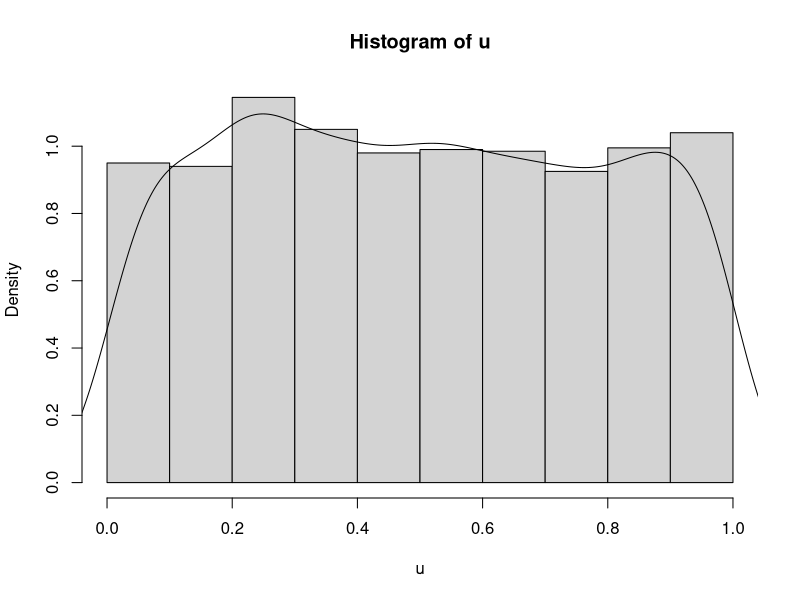
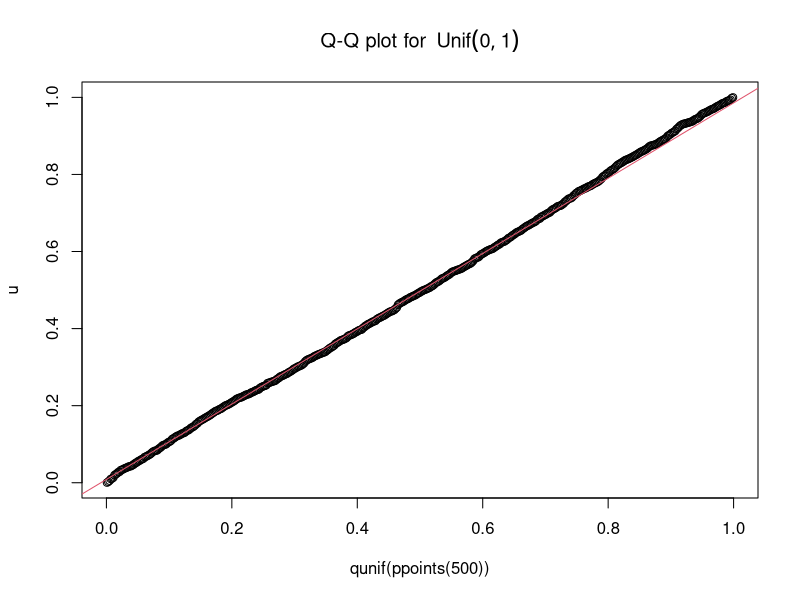
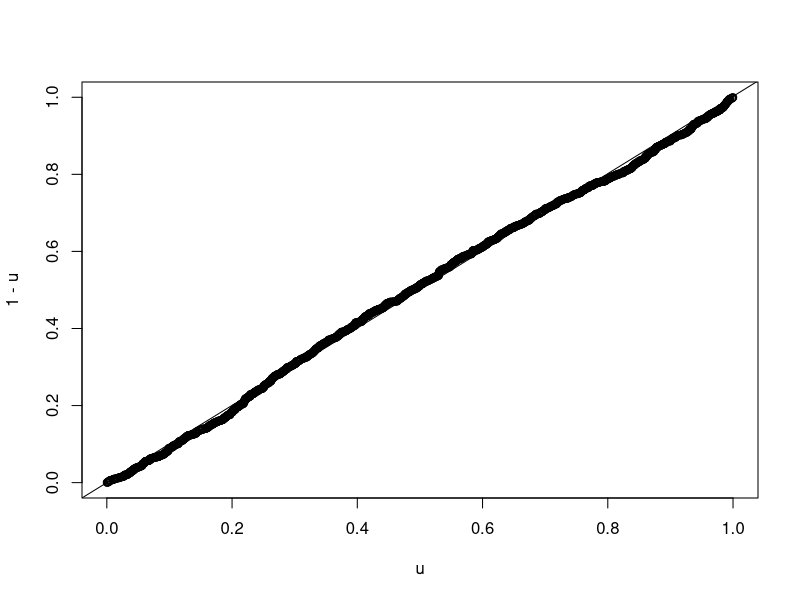
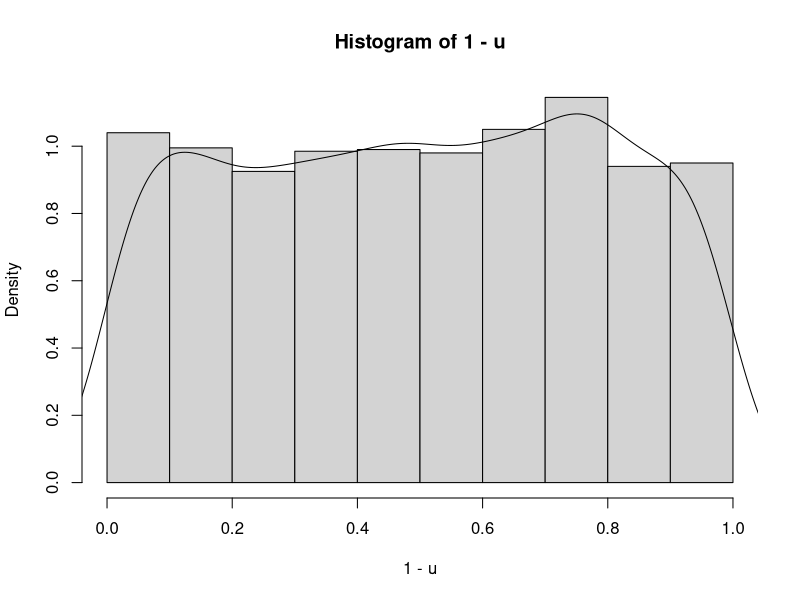
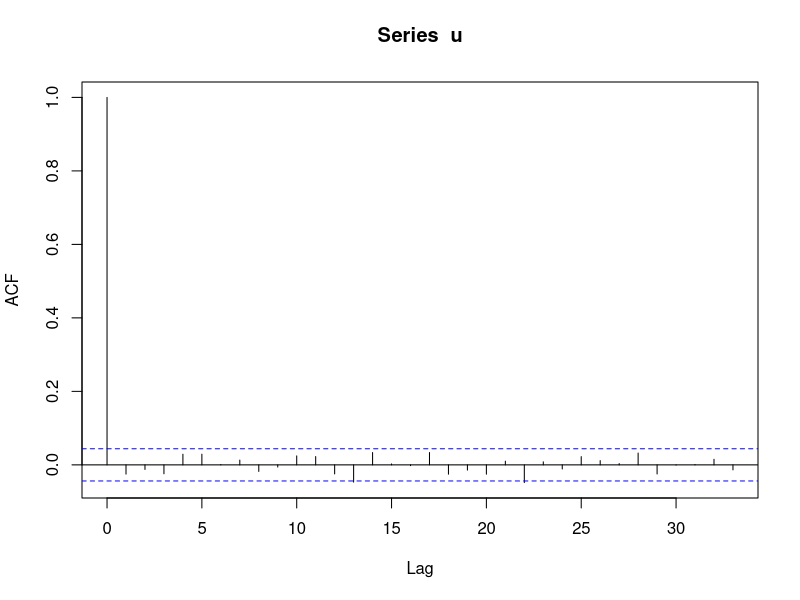
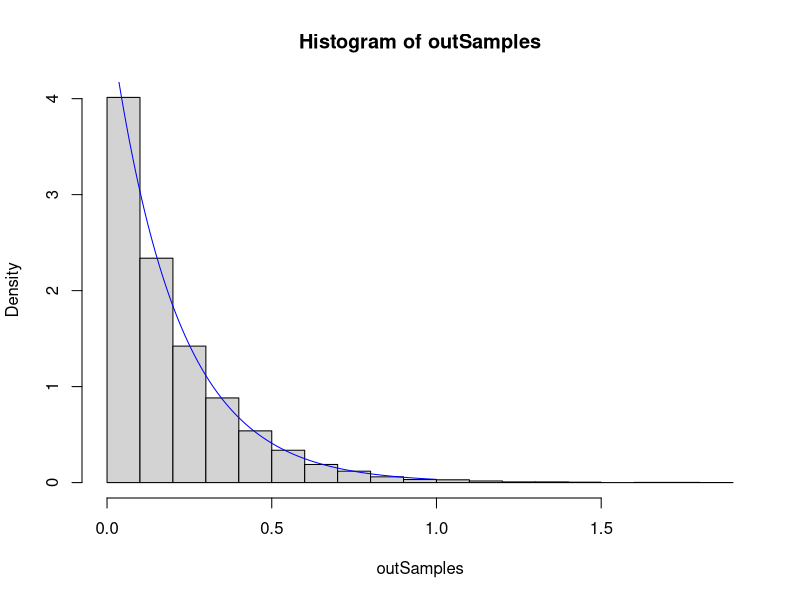
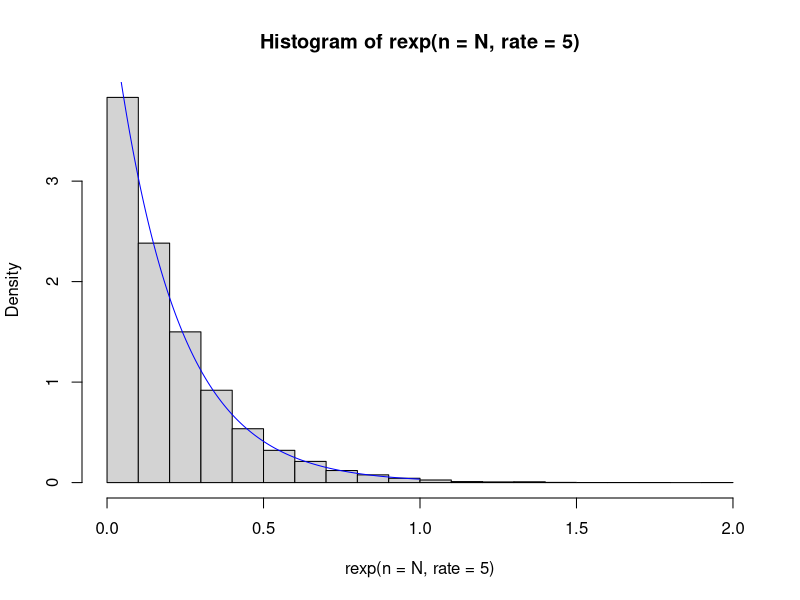
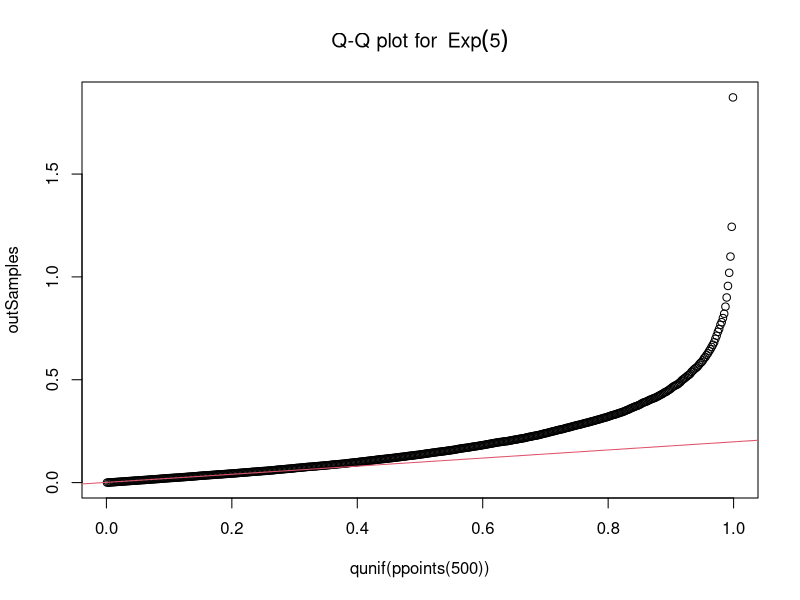

Recreate these plots in R, in order.
## ---- chunk 1
knitr::opts_chunk$set(echo = TRUE)
## ---- chunk 2

u = runif(2000)

#par(mfrow=c(1,2))
hist(u, probability=TRUE)
lines(density(u), xlim=c(0,1))
#par(mfrow=c(1,1))

## Q-Q plot for `runif` data against true theoretical distribution:
qqplot(qunif(ppoints(500)), u,
      main = expression("Q-Q plot for" ~~ {Unif(0,1)}))
qqline(u, distribution = qunif,
      prob = c(0.1, 0.6), col = 2)


qqplot(u,1-u)
qqline(u, distribution = qunif)

hist(1-u, probability = TRUE) ## also follows a uniform dist
lines(density(1-u), xlim=c(0,1))

acf(u) ## autocorrelation of random number generation

## ---- chunk 3
N = 10^4
u = runif(N)

fInv = function(u){
  (-1/5) * log(u) ## or log(1-u)
}

outSamples = fInv(u)


hist(outSamples, probability = TRUE)
lines(x = ppoints(200), y = dexp(x = ppoints(200), rate = 5), 
      col = "blue")
hist(rexp(n = N, rate = 5), probability = TRUE)
lines(x = ppoints(200), y = dexp(x = ppoints(200), rate = 5), 
      col = "blue")



qqplot(qunif(ppoints(500)), outSamples,
      main = expression("Q-Q plot for" ~~ {Exp(5)}))
qqline(outSamples, distribution = qexp,
      prob = c(0.1, 0.9), col = 2)



## ---- chunk 4

n = 1000

U =runif(n)

a = 3
b = 2

X = b*(1-U)^(-1/a)

hist(X, probability = TRUE, breaks = 25, xlim =c(0, 45),main = "Inverse Transform: Pareto(3,2)")

pareto = function(x){(a*(b^a)/x^(a+1))}
curve(pareto(x), from = 0, to = 40, add = TRUE, col = "blue")

plot(density(X), main = "Density Plot of Inverse Transform: Pareto(3, 2)")
curve(pareto(x), from = 0, to = 40, add = TRUE, col = "blue")


## ---- chunk 5
cdf = c(0.0, 0.1, 0.3, 0.5, 0.7, 1.0)
results = numeric(length = 1000) ## creates a vector of zeros
u = runif(1000)
for(i in 2:6){
    ind = (cdf[i-1] < u) & (u <= cdf[i])
    results[ind] <- (i-2)
}

table(results) / 1000


hist(results, probability = TRUE)

## ---- chunk 6

N = 1000

Z = rnorm(n = 2*N, mean = 0, sd = 1)
Z = matrix(data = Z, nrow = N, ncol = 2)

transfromation <- function(vec){
  R = sqrt(sum(vec^2))
  #R = sqrt(vec[1]^2 + vec[2]^2)
  return(R)
}


R_Out = apply(X = Z, MARGIN = 1, FUN = transfromation)

hist(R_Out)

## compare with Rayleigh {VGAM}	

sqrt(pi/2) ## theoretical mean
mean(R_Out) ## calculated mean
